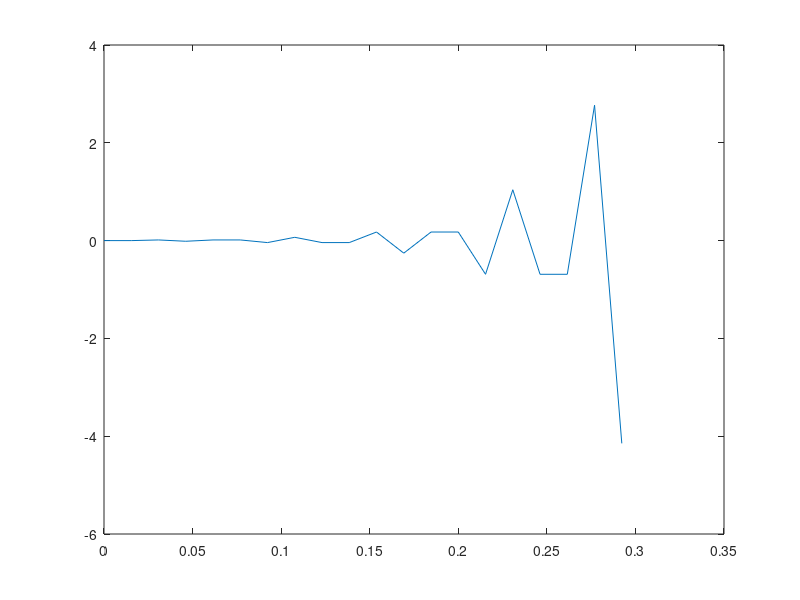

The MATLAB script that drew this image:
N = 250;
n = 0:1:N-1;
x1 = 3*cos(20*pi*n/N);
num = [0.3881 0.3881];
den = [1 -0.4452 0.2700 -0.0486];
fs = 1/250;
hz = tf(num, den, fs);
[y,t]=lsim(hz,x1);
stem(t,y);

 f=65*1;
 t=linspace(0,0.0002*pi,20);
 x=sin(2*pi*f*t);
 sys1=tf([1 -1],[1 2 2],1/f);
 [y1,t1]=lsim(sys1,x);
 plot(t1,y1);
   